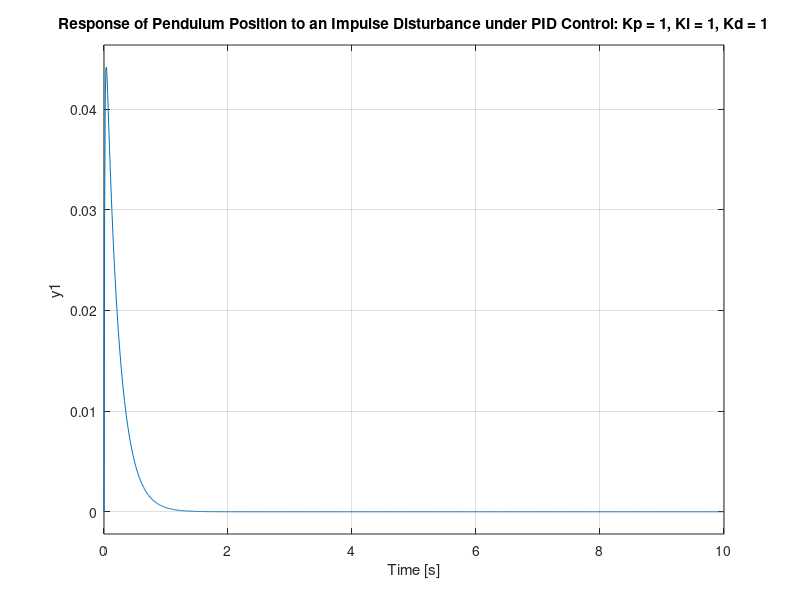

Recreate this plot in MATLAB.
clear all;
close all;
clc;
M = 0.5;
m = 0.2;
b = 0.1;
I = 0.006;
g = 9.8;
l = 0.3;
q = (M+m)*(I+m*l^2)-(m*l)^2;
s = tf('s');
P_pend = (m*l*s/q)/(s^3 + (b*(I + m*l^2))*s^2/q - ((M + m)*m*g*l)*s/q - b*m*g*l/q);

Kp = 100;
Ki = 1;
Kd = 20;
C = pid(Kp,Ki,Kd);
T = feedback(P_pend,C);

t=0:0.01:10;
impulse(T,t)
title('Response of Pendulum Position to an Impulse Disturbance under PID Control: Kp = 1, Ki = 1, Kd = 1');
